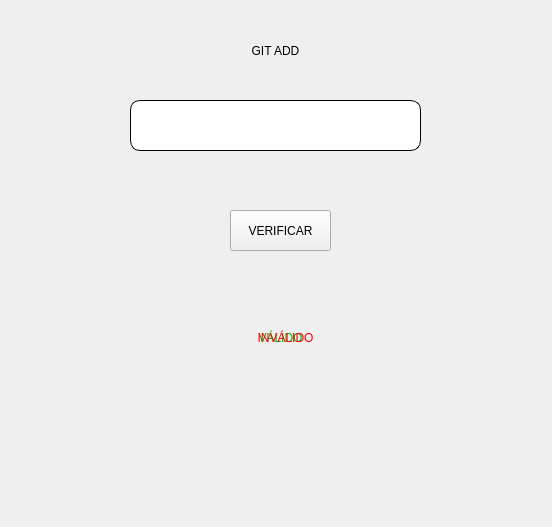
<?xml version="1.0" encoding="UTF-8"?>
<ui version="4.0">
 <class>MainWindow</class>
 <widget class="QMainWindow" name="MainWindow">
  <property name="geometry">
   <rect>
    <x>0</x>
    <y>0</y>
    <width>552</width>
    <height>527</height>
   </rect>
  </property>
  <property name="windowTitle">
   <string>MainWindow</string>
  </property>
  <widget class="QWidget" name="centralwidget">
   <widget class="QLineEdit" name="lineEdit_texto">
    <property name="geometry">
     <rect>
      <x>130</x>
      <y>100</y>
      <width>291</width>
      <height>51</height>
     </rect>
    </property>
    <property name="styleSheet">
     <string notr="true">border-radius: 10px;
border: 1px solid;
border-color: rgb(0, 0, 0);</string>
    </property>
    <property name="alignment">
     <set>Qt::AlignCenter</set>
    </property>
   </widget>
   <widget class="QLabel" name="label">
    <property name="geometry">
     <rect>
      <x>230</x>
      <y>40</y>
      <width>91</width>
      <height>21</height>
     </rect>
    </property>
    <property name="styleSheet">
     <string notr="true">font: 75 10pt &quot;Tahoma&quot;;</string>
    </property>
    <property name="text">
     <string>GIT ADD</string>
    </property>
    <property name="alignment">
     <set>Qt::AlignCenter</set>
    </property>
   </widget>
   <widget class="QPushButton" name="pushButton_verificar">
    <property name="geometry">
     <rect>
      <x>230</x>
      <y>210</y>
      <width>101</width>
      <height>41</height>
     </rect>
    </property>
    <property name="styleSheet">
     <string notr="true"/>
    </property>
    <property name="text">
     <string>VERIFICAR</string>
    </property>
   </widget>
   <widget class="QLabel" name="label_valido">
    <property name="geometry">
     <rect>
      <x>240</x>
      <y>330</y>
      <width>81</width>
      <height>16</height>
     </rect>
    </property>
    <property name="styleSheet">
     <string notr="true">color: rgb(0, 170, 0);
font: 81 10pt &quot;Rockwell Extra Bold&quot;;</string>
    </property>
    <property name="text">
     <string>VÁLIDO</string>
    </property>
    <property name="alignment">
     <set>Qt::AlignCenter</set>
    </property>
   </widget>
   <widget class="QLabel" name="label_invalido">
    <property name="geometry">
     <rect>
      <x>220</x>
      <y>330</y>
      <width>131</width>
      <height>16</height>
     </rect>
    </property>
    <property name="styleSheet">
     <string notr="true">color: rgb(255, 0, 0);
font: 81 10pt &quot;Rockwell Extra Bold&quot;;</string>
    </property>
    <property name="text">
     <string>INVÁLIDO</string>
    </property>
    <property name="alignment">
     <set>Qt::AlignCenter</set>
    </property>
   </widget>
  </widget>
 </widget>
 <resources/>
 <connections/>
</ui>
